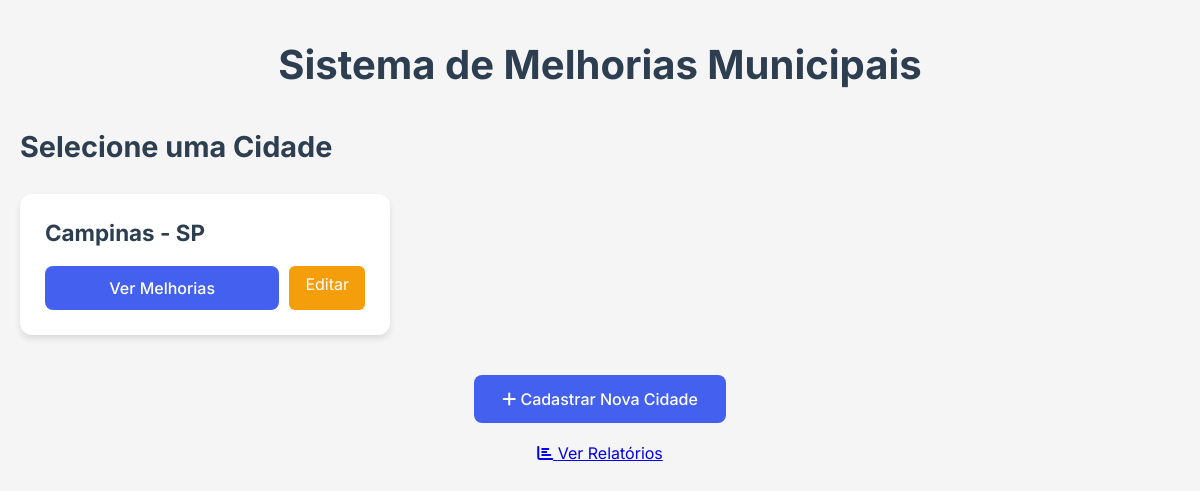
Before: / with the older database file.
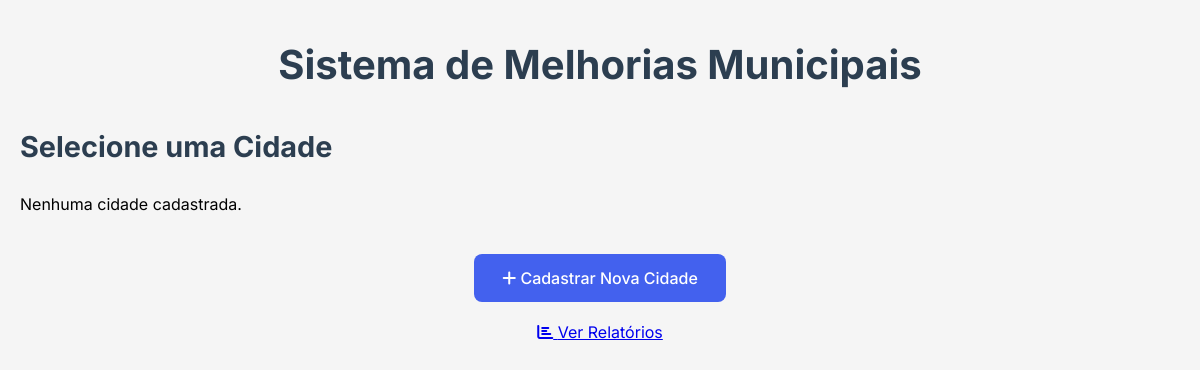
After: the same page with the newer database file.
### tables this page shows
CREATE TABLE `cidades` (
  `id` int(11) NOT NULL,
  `nome` varchar(100) NOT NULL,
  `estado` char(2) NOT NULL,
  `data_cadastro` datetime DEFAULT current_timestamp()
);

### index.php (the view, shortened to what this page needs)
<?php
require('conexao.php');
$q = "SELECT * FROM cidades ORDER BY nome ASC";
$cidades = mysqli_query($con, $q);
?>
<!DOCTYPE html>
<html lang="pt-BR">
<head>
    <link rel="stylesheet" href="style.css?v=1">
    <link href="https://cdnjs.cloudflare.com/ajax/libs/font-awesome/6.0.0/css/all.min.css" rel="stylesheet">
</head>
<body>
    <div class="container">
        <h1>Sistema de Melhorias Municipais</h1>
        <div class="cidades-container">
            <h2>Selecione uma Cidade</h2>
            <div class="cidades-grid">
                <?php
                if (mysqli_num_rows($cidades) > 0) {
                    while ($cidade = mysqli_fetch_assoc($cidades)) {
                        echo '<div class="cidade-card">';
                        echo '<h3>' . htmlspecialchars($cidade['nome']) . ' - ' . htmlspecialchars($cidade['estado']) . '</h3>';
                        echo '<div class="card-actions">';
                        echo '<a href="melhorias.php?cidade=' . $cidade['id'] . '" class="btn-ver">Ver Melhorias</a>';
                        echo '<a href="editar_cidade.php?id=' . $cidade['id'] . '" class="btn-editar">Editar</a>';
                        echo '</div>';
                        echo '</div>';
                    }
                } else {
                    echo '<p>Nenhuma cidade cadastrada.</p>';
                }
                ?>
            </div>
            <div class="actions">
                <a href="cadastrar_cidade.php" class="btn-primary">
                    <i class="fas fa-plus"></i> Cadastrar Nova Cidade
                </a>
                <br>
                <br>
                <a href="relatorios.php" class="btn-secondary">
                    <i class="fas fa-chart-bar"></i> Ver Relatórios
                </a>
            </div>
        </div>
    </div>
</body>
</html>

Changed rows visible on the page:
removed cidades: nome "Campinas", estado "SP"
Other visible differences:
text now shown: "Nenhuma cidade cadastrada."
